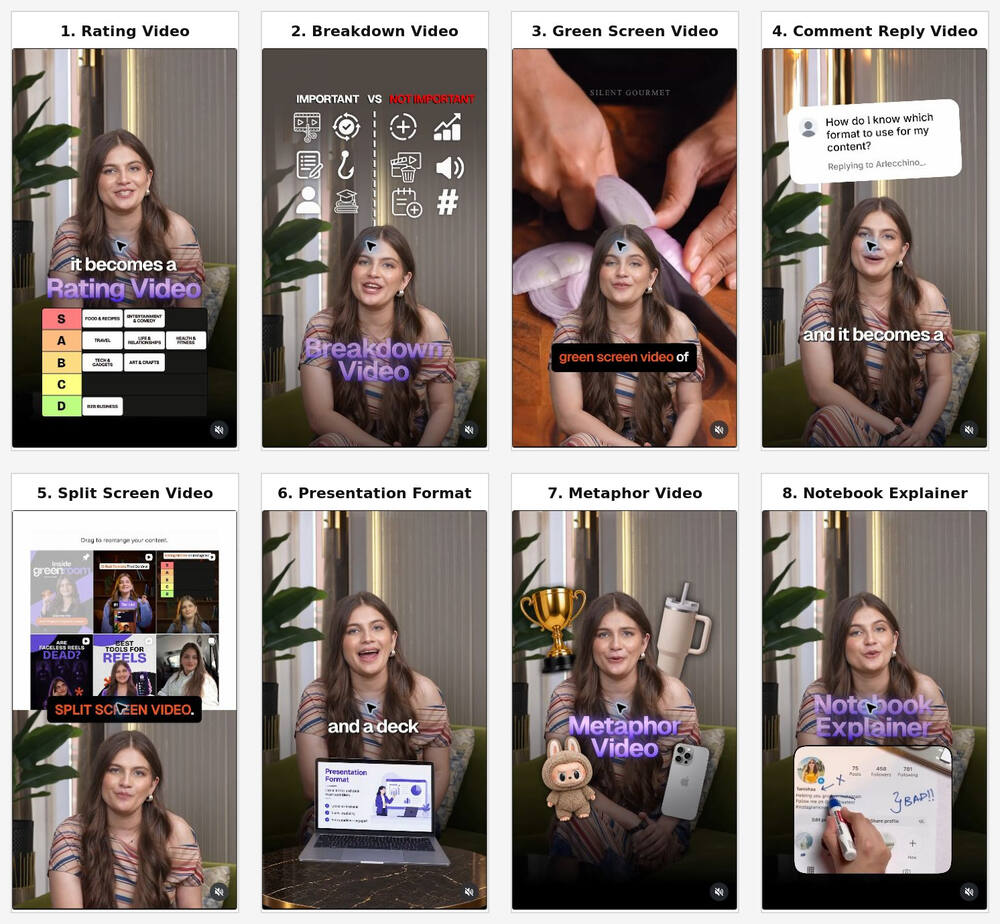
#> input picture creative-director/assets/video-formats-reference.jpg, 1000 x 924 px
$ python -i core.py   (imports and definitions only)
#> lines starting #> are read from the running program, lines starting #| are printed output that depends on the picture
"""Shared toolkit for the Video Effect Library renderers.

Every effect is a pure function of time:  fx(img, t, ctx) -> PIL.Image (RGB, 1080x1920)

  img  the source frame (already scaled/cropped to 1080x1920)
  t    seconds since the effect started (0 .. effect duration)
  ctx  Ctx: texts, subject matte, caches, helpers

Units: the HTML previews are laid out in `cqw` (1cqw = 1% of frame width). Use cq(n)
to convert, so numbers copied from the preview CSS (left:4cqw, font:19cqw ...) carry
over unchanged. The frame is 100cqw wide and 177.78cqw tall.

Register an effect with @effect("A05", "Grade slider", duration=5.0, texts=[...]).
"""
from __future__ import annotations

import math
import os
from pathlib import Path

import numpy as np
from PIL import Image, ImageChops, ImageDraw, ImageEnhance, ImageFilter, ImageFont

W, H = 1080, 1920
CQW = W / 100.0
HERE = Path(__file__).resolve().parent
FONT_DIR = HERE / "fonts"


def cq(v: float) -> float:
    """Preview units (cqw) -> pixels."""
    return v * CQW


# --------------------------------------------------------------------------- easing
def clamp01(x: float) -> float:
    return 0.0 if x < 0 else 1.0 if x > 1 else x


def seg(t: float, t0: float, dur: float) -> float:
    """Progress 0..1 of a segment that starts at t0 and lasts dur seconds."""
    return clamp01((t - t0) / dur) if dur > 0 else (1.0 if t >= t0 else 0.0)


def lerp(a: float, b: float, p: float) -> float:
    return a + (b - a) * p


def bezier(x1: float, y1: float, x2: float, y2: float):
    """CSS cubic-bezier(x1,y1,x2,y2) as a function p -> eased p. Copy curves straight from the CSS."""
    # [14 lines left out: function f, not called in this run]
    return f


EASE = bezier(.25, .1, .25, 1)
EASE_IN = bezier(.42, 0, 1, 1)
EASE_OUT = bezier(0, 0, .58, 1)
EASE_IN_OUT = bezier(.42, 0, .58, 1)
SPRING = bezier(.2, 1.6, .4, 1)  # overshoot used by the preview "pop" animations


def linear(p: float) -> float:
    return clamp01(p)


def steps(p: float, n: int) -> float:
    """CSS steps(n, end)."""
    return math.floor(clamp01(p) * n) / n if p < 1 else 1.0


# [8 lines left out: function keyframes, not called in this run]


# --------------------------------------------------------------------------- fonts
_FONT_CACHE: dict = {}

_SYSTEM = {
    "sans": ["/usr/share/fonts/opentype/inter/Inter-{w}.otf", "/usr/share/fonts/truetype/liberation/LiberationSans-{b}.ttf",
             "/usr/share/fonts/truetype/dejavu/DejaVuSans{bb}.ttf"],
    "serif": ["/usr/share/fonts/truetype/liberation/LiberationSerif-{i}.ttf", "/usr/share/fonts/truetype/dejavu/DejaVuSerif.ttf"],
    "mono": ["/usr/share/fonts/truetype/jetbrains-mono/JetBrainsMono-{w}.ttf", "/usr/share/fonts/truetype/dejavu/DejaVuSansMono{bb}.ttf"],
    "courier": ["/usr/share/fonts/truetype/liberation/LiberationMono-{b}.ttf"],
    "hand": ["/usr/share/fonts/truetype/dejavu/DejaVuSerif-Italic.ttf"],
}
_WNAME = {100: "Thin", 200: "ExtraLight", 300: "Light", 400: "Regular", 500: "Medium", 600: "SemiBold",
          700: "Bold", 800: "ExtraBold", 900: "Black"}


# [46 lines left out: function font, not called in this run]


def text_w(txt: str, fnt, tracking: float = 0.0) -> float:
    """Advance width in px. tracking is in px per glyph (CSS letter-spacing)."""
    return sum(fnt.getlength(c) + tracking for c in txt) if tracking else fnt.getlength(txt)


# [48 lines left out: functions text_layer, _draw_text, wrap, not called in this run]


# --------------------------------------------------------------------------- shapes
def rgba(w: int, h: int, color=(0, 0, 0, 0)) -> Image.Image:
    return Image.new("RGBA", (int(w), int(h)), color)


# [50 lines left out: functions rrect, ellipse, vgradient, gradient, radial, not called in this run]


def solid(color, size=(W, H)) -> Image.Image:
    c = tuple(color) + (255,) * (4 - len(color))
    return Image.new("RGBA", (int(size[0]), int(size[1])), c)


# --------------------------------------------------------------------------- compositing
# [52 lines left out: functions with_opacity, paste, place, over_rgba, drop_shadow, not called in this run]


def mask_paste(base: Image.Image, top: Image.Image, mask: Image.Image) -> Image.Image:
    """Composite `top` over `base` where mask (L, 255 = show top) is set."""
    return Image.composite(top.convert("RGB"), base.convert("RGB"), mask.convert("L"))


# --------------------------------------------------------------------------- footage ops
# [11 lines left out: function zoom, not called in this run]


def blur(img: Image.Image, radius: float) -> Image.Image:
    return img.filter(ImageFilter.GaussianBlur(radius)) if radius > 0.3 else img


def adjust(img: Image.Image, brightness: float = 1.0, contrast: float = 1.0, saturation: float = 1.0) -> Image.Image:
    if saturation != 1.0:
        img = ImageEnhance.Color(img).enhance(saturation)
    if contrast != 1.0:
        img = ImageEnhance.Contrast(img).enhance(contrast)
    if brightness != 1.0:
        img = ImageEnhance.Brightness(img).enhance(brightness)
    return img


def grayscale(img: Image.Image, contrast: float = 1.0) -> Image.Image:
    g = img.convert("L").convert("RGB")
    return ImageEnhance.Contrast(g).enhance(contrast) if contrast != 1.0 else g


def tint(img: Image.Image, color, amount: float) -> Image.Image:
    """Mix a flat colour over the image (amount 0..1)."""
    return Image.blend(img.convert("RGB"), Image.new("RGB", img.size, tuple(color[:3])), clamp01(amount))


# [75 lines left out: functions sepia, vignette, css_filter, grain, fit_cover, round_clip and 2 more, not called in this run]


# --------------------------------------------------------------------------- context
class Ctx:
    """Per-render state handed to every effect."""

    # [11 lines left out: function __init__, not called in this run]

    def text(self, i: int, default: str = "") -> str:
        return self.texts[i] if i < len(self.texts) and self.texts[i] != "" else default

    # [18 lines left out: functions cached, mask, _fallback_mask, not called in this run]


# --------------------------------------------------------------------------- registry
EFFECTS: dict = {}


class EffectSpec:
    def __init__(self, id, name, fn, duration, texts, needs_mask, outro_fade):
        self.id, self.name, self.fn, self.duration, self.texts = id, name, fn, duration, texts
        self.needs_mask, self.outro_fade = needs_mask, outro_fade


# [14 lines left out: function effect, not called in this run]

>>> import cv2
>>> picture = cv2.imread('../../../creative-director/assets/video-formats-reference.jpg', cv2.IMREAD_GRAYSCALE)
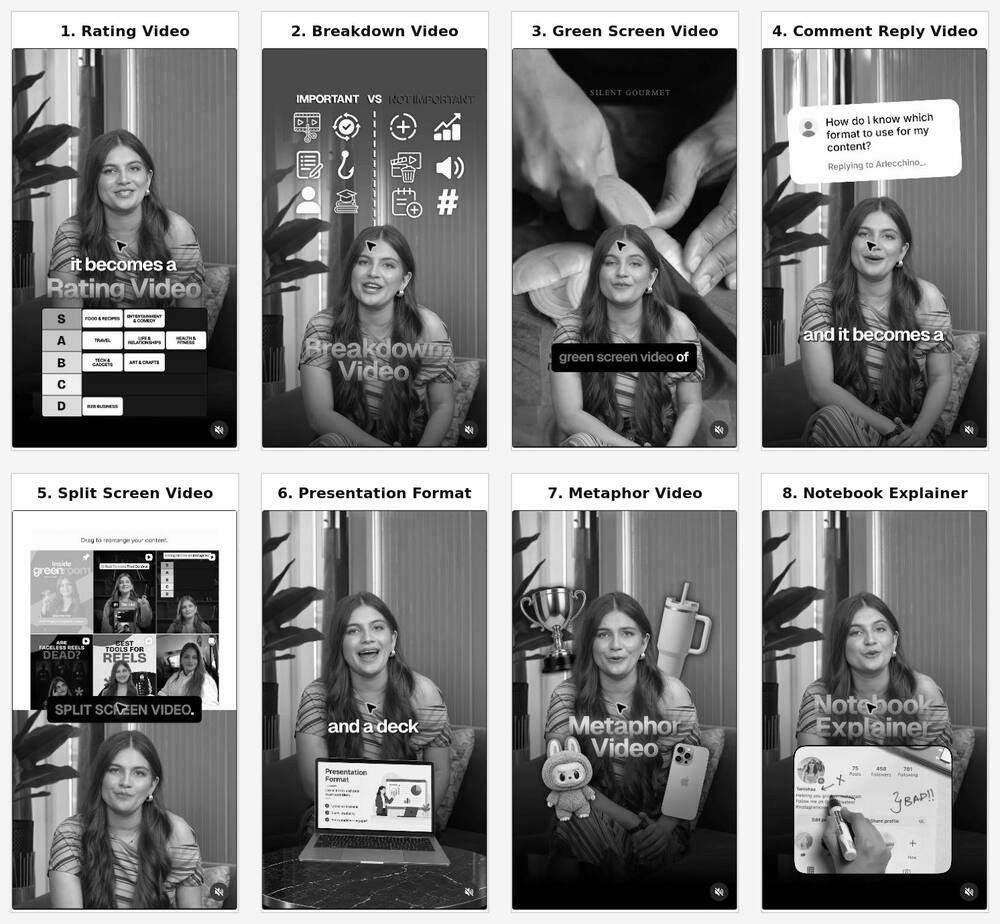
#> picture: shape (924, 1000); min 0, max 255, mean 132.7
>>> result = adjust(picture)
